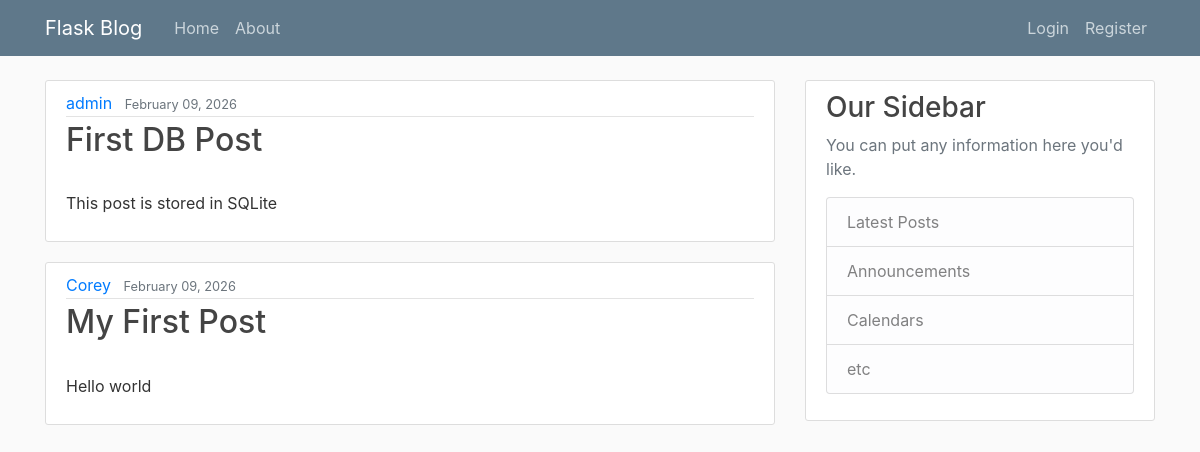
Page /home on the earlier database version.
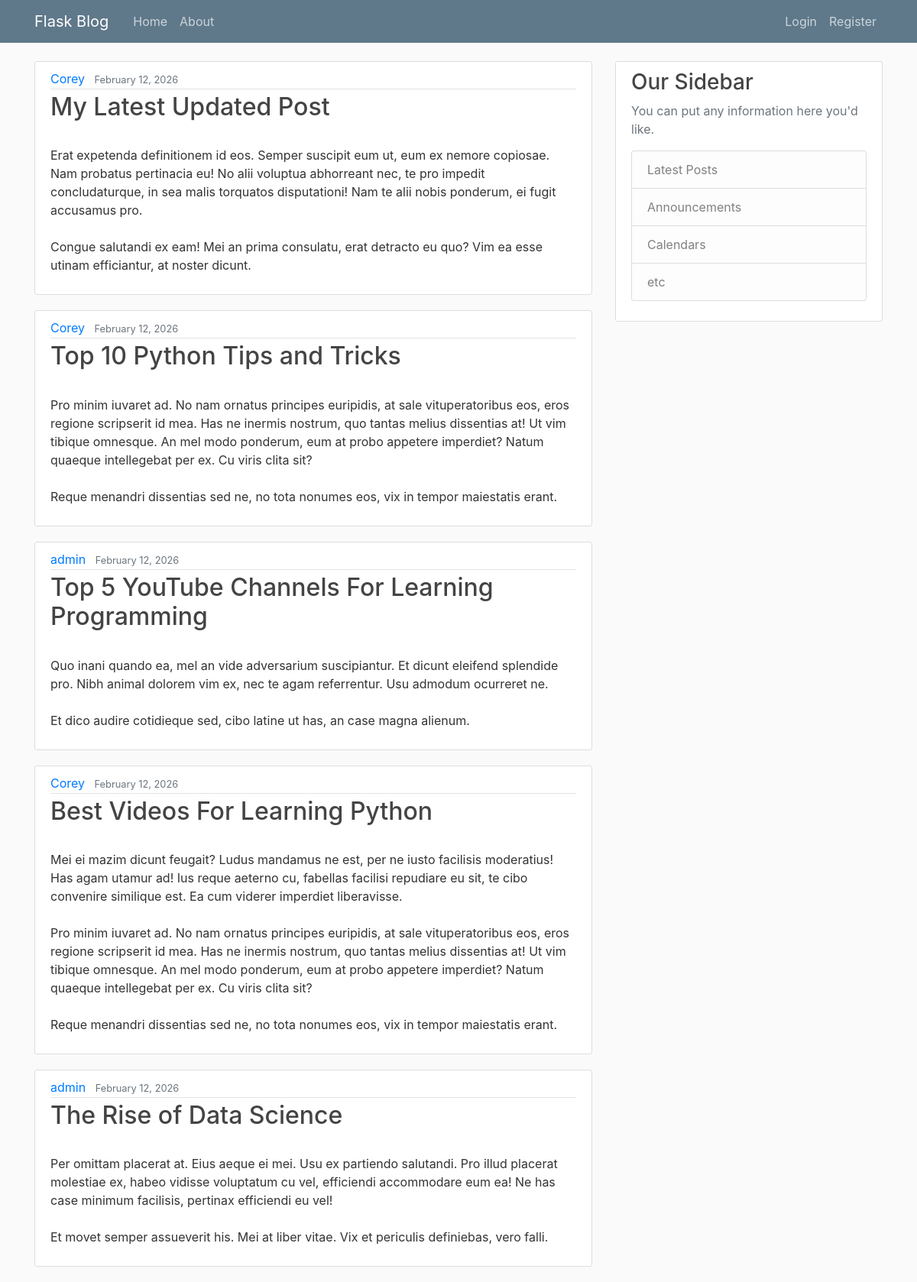
Same page on the later database version.
### flaskblog/models.py (models this page shows, shortened)
class Post(db.Model):
    id = db.Column(db.Integer, primary_key=True)
    title = db.Column(db.String(100), nullable=False)
    date_posted = db.Column(db.DateTime, nullable=False, default=datetime.utcnow)
    content = db.Column(db.Text, nullable=False)
    user_id = db.Column(db.Integer, db.ForeignKey('user.id'), nullable=False)

class User(db.Model, UserMixin):
    id = db.Column(db.Integer, primary_key=True)
    username = db.Column(db.String(20), unique=True, nullable=False)
    email = db.Column(db.String(120), unique=True, nullable=False)
    image_file = db.Column(db.String(20), nullable=False, default='default.jpg')
    password = db.Column(db.String(60), nullable=False)
    posts = db.relationship('Post', backref='author', lazy=True)

### flaskblog/routes.py (the view)
@app.route("/")
@app.route("/home")
def home():
    page = request.args.get('page', 1, type=int)
    posts = Post.query.order_by(Post.date_posted.desc()).paginate(page=page, per_page=5)
    return render_template('home.html', posts=posts)

### flaskblog/templates/home.html
{% extends "layout.html" %}
{% block content %}
{% for post in posts %}
<article class="media content-section">
    <div class="media-body">
        <div class="article-metadata">
            <a class="mr-2" href="#">
                {{ post.author.username }}
            </a>
            <small class="text-muted">
                {{ post.date_posted.strftime('%B %d, %Y') }}
            </small>
        </div>
        <h2>
            <a class="article-title" href="#">
                {{ post.title }}
            </a>
        </h2>
        <p class="article-content">
            {{ post.content }}
        </p>
    </div>
</article>
{% endfor %}
{% endblock content %}

Differences in the rows shown:
no longer on this page (row unchanged): Post: author.username "admin", date_posted "February 09, 2026", title "First DB Post", content "This post is stored in SQLite"
no longer on this page (row unchanged): Post: author.username "Corey", date_posted "February 09, 2026", title "My First Post", content "Hello world"
added Post: author.username "Corey", date_posted "February 12, 2026", title "My Latest Updated Post", content "Erat expetenda definitionem id eos. Semper suscipit eum ut, eum ex nemore copiosae. Nam probatus pertinacia eu! No alii voluptua abhorreant nec, te pro impedit concludaturque, in sea malis torquatos disputationi! Nam te alii nobis ponderum, ei fugit accusamus pro. Congue salutandi ex eam! Mei an prima consulatu, erat detracto eu quo? Vim ea esse utinam efficiantur, at noster dicunt."
added Post: author.username "Corey", date_posted "February 12, 2026", title "Top 10 Python Tips and Tricks", content "Pro minim iuvaret ad. No nam ornatus principes euripidis, at sale vituperatoribus eos, eros regione scripserit id mea. Has ne inermis nostrum, quo tantas melius dissentias at! Ut vim tibique omnesque. An mel modo ponderum, eum at probo appetere imperdiet? Natum quaeque intellegebat per ex. Cu viris clita sit? Reque menandri dissentias sed ne, no tota nonumes eos, vix in tempor maiestatis erant."
added Post: author.username "admin", date_posted "February 12, 2026", title "Top 5 YouTube Channels For Learning Programming", content "Quo inani quando ea, mel an vide adversarium suscipiantur. Et dicunt eleifend splendide pro. Nibh animal dolorem vim ex, nec te agam referrentur. Usu admodum ocurreret ne. Et dico audire cotidieque sed, cibo latine ut has, an case magna alienum."
added Post: author.username "Corey", date_posted "February 12, 2026", title "Best Videos For Learning Python", content "Mei ei mazim dicunt feugait? Ludus mandamus ne est, per ne iusto facilisis moderatius! Has agam utamur ad! Ius reque aeterno cu, fabellas facilisi repudiare eu sit, te cibo convenire similique est. Ea cum viderer imperdiet liberavisse. Pro minim iuvaret ad. No nam ornatus principes euripidis, at sale vituperatoribus eos, eros regione scripserit id mea. Has ne inermis nostrum, quo tantas melius dissentias at! Ut vim tibique omnesque. An mel modo ponderum, eum at probo appetere imperdiet? Natum quaeque intellegebat per ex. Cu viris clita sit? Reque menandri dissentias sed ne, no tota nonumes eos, vix in tempor maiestatis erant."
added Post: author.username "admin", date_posted "February 12, 2026", title "The Rise of Data Science", content "Per omittam placerat at. Eius aeque ei mei. Usu ex partiendo salutandi. Pro illud placerat molestiae ex, habeo vidisse voluptatum cu vel, efficiendi accommodare eum ea! Ne has case minimum facilisis, pertinax efficiendi eu vel! Et movet semper assueverit his. Mei at liber vitae. Vix et periculis definiebas, vero falli."
